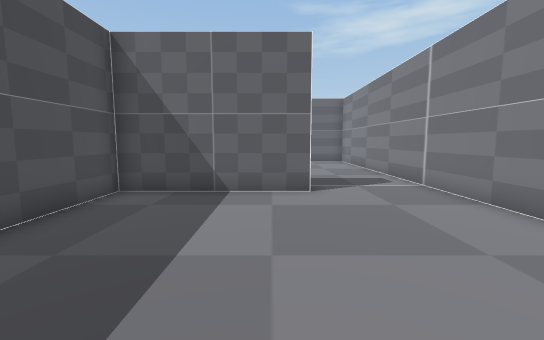
view 1 (above)

16 first-person views from a walk through a scene from a Unity 3-D project. The camera is 1.3 m above the floor, tilts 6° down and sees 90° across. The floor is counted in squares, 1 m on a side. Each view is taken from the middle of a square. On the plan, view 1 faces up. The plan holds only what a view shows up to about 13 squares ahead; the rest is blank.

view 2
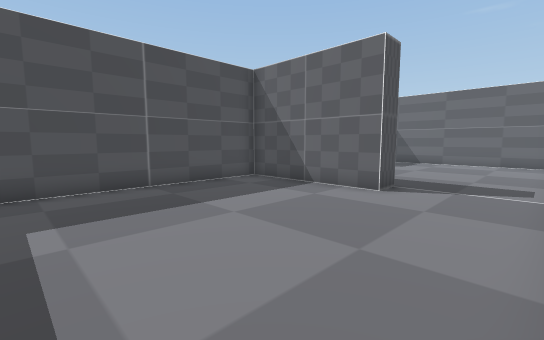

view 3
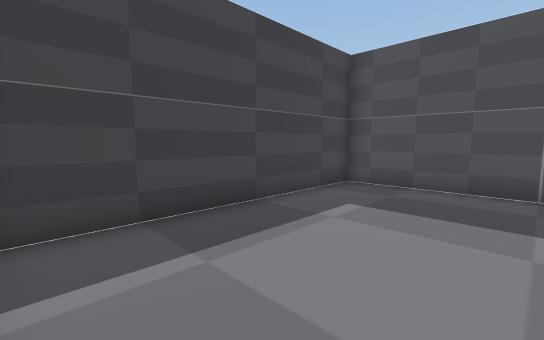

view 4
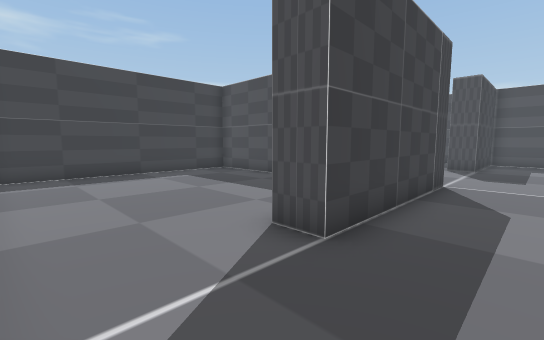

view 5
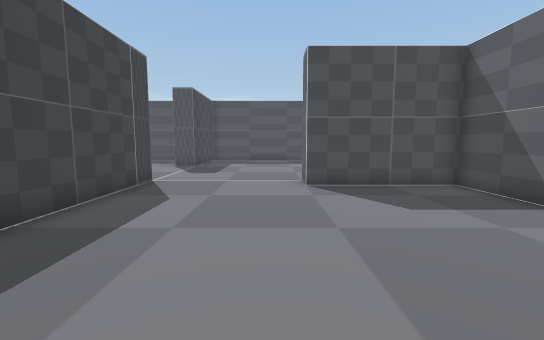

view 6
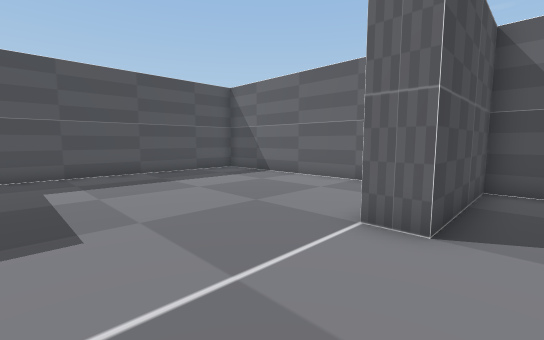

view 7
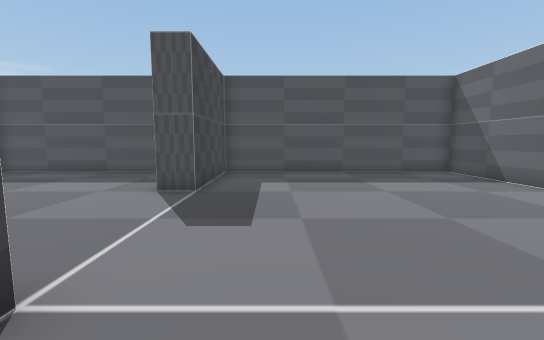

view 8
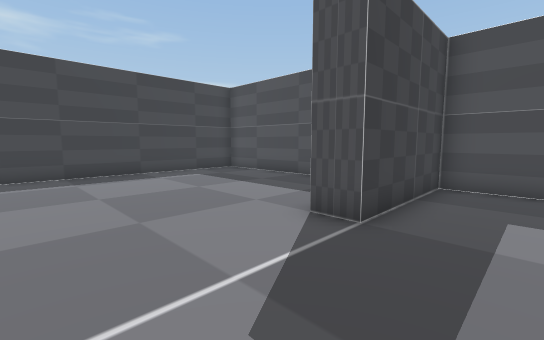

view 9
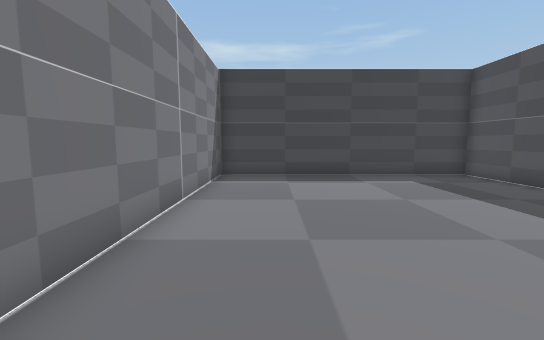

view 10
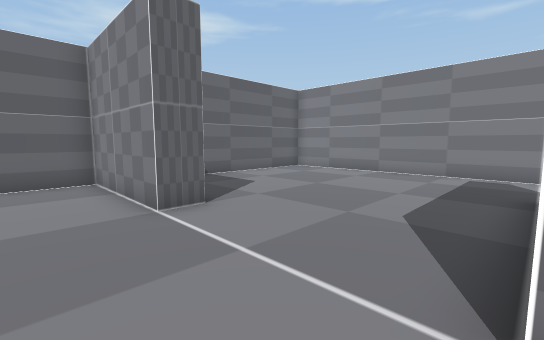

view 11
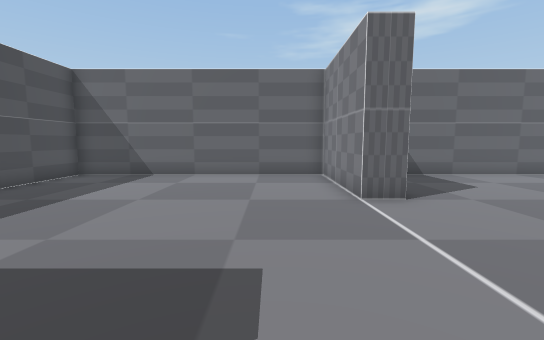

view 12
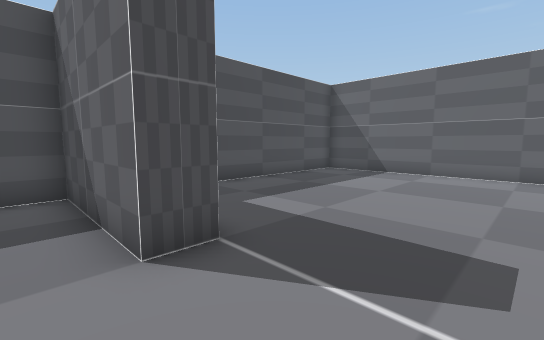

view 13
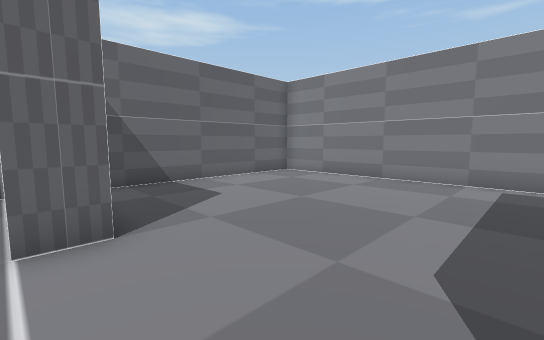

view 14
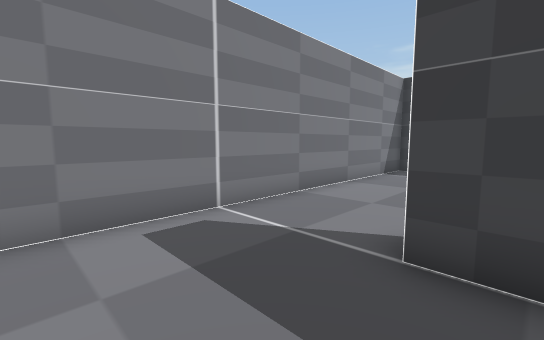

view 15
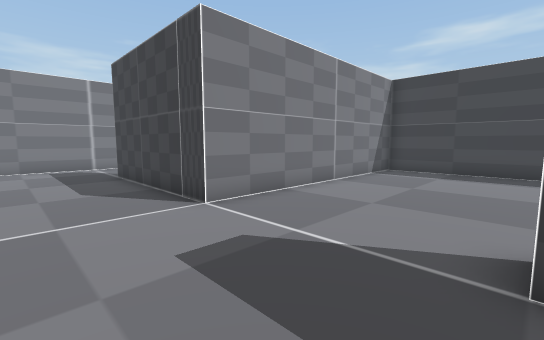

view 16
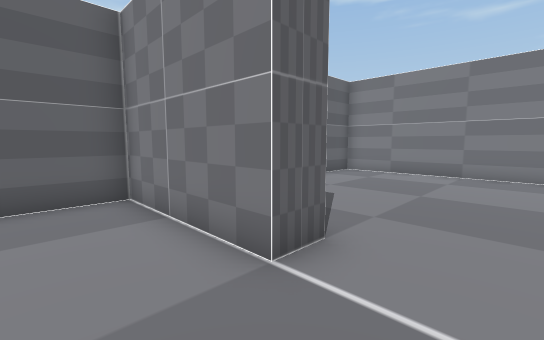

### Floor plan
Ten units are one square. View 1 is at (0, 0); x grows to the right and y downward. Boxes are objects, and circles mark ways between rooms. Rooms are numbered by the first view taken in them; rooms with no view inside come last. Other rooms are left out.
<svg viewBox="-150 -180 200 200">
<path fill="none" stroke="#000" d="M10 -70 -40 -70 -40 15 45 15 45 -55M45 -55 45 -175 -40 -175 -40 -130 -50 -130 -50 -175 -145 -175 -145 -80 -100 -80 -100 -70 -145 -70 -145 15 -50 15 -50 -80 10 -80 10 -70"/>
<circle cx="30" cy="-53" r="3" fill="#2a7"/>
<text x="0" y="-20">1</text>
<text x="-60" y="-100">2</text>
</svg>
Room 1 opens to room 2.

Where each view was taken, in squares from view 1:
view 1: 0 up, 0 right, facing up
view 2: 0 up, 4 right, facing up-left
view 3: 3 up, 4 right, facing down-left
view 4: 10 up, 4 right, facing down-left
view 5: 12 up, 4 right, facing left
view 6: 9 up, 3 left, facing up-left
view 7: 10 up, 3 left, facing left
view 8: 10 up, 6 left, facing down-left
view 9: 9 up, 7 left, facing down
view 10: 8 up, 7 left, facing up-right
view 11: 7 up, 7 left, facing up
view 12: 6 up, 7 left, facing up-left
view 13: 9 up, 5 left, facing up-right
view 14: 11 up, 0 right, facing down-right
view 15: 11 up, 10 left, facing down-right
view 16: 11 up, 7 left, facing up-right
